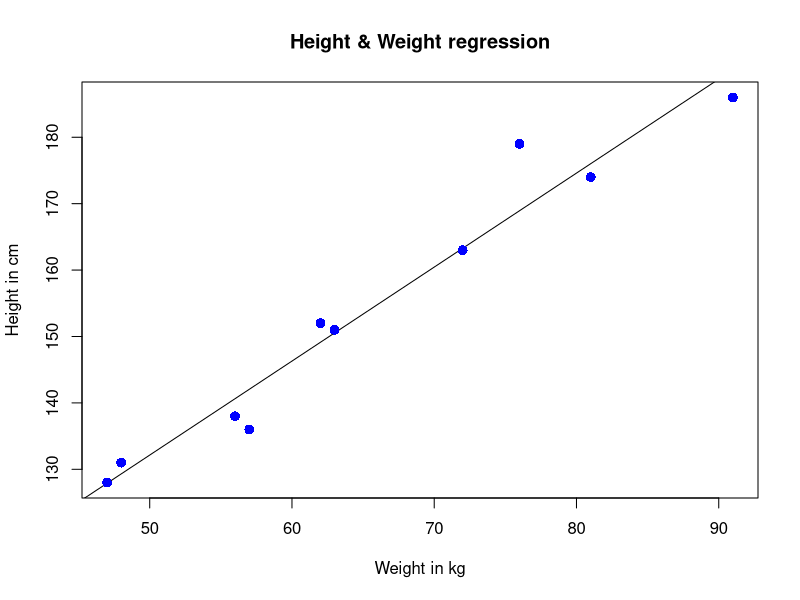

Here is the R script that generated this plot:
input = data.frame(x=c(151,174,138,186,128,136,179,163,152,131),
                   y=c(63,81,56,91,47,57,76,72,62,48))
plot(input$y,input$x,
     col="blue",
     main="Height & Weight regression",
     abline(lm(input$x~input$y)),
     cex=1.3,
     pch=16,
     xlab="Weight in kg",
     ylab="Height in cm")